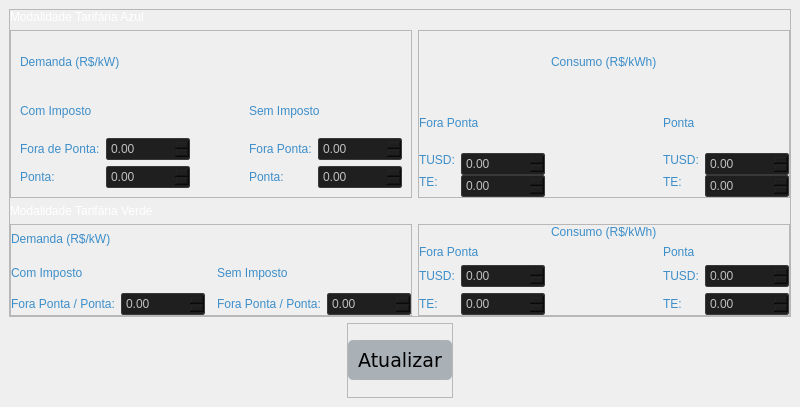
            <widget class="QWidget" name="page_1_Registrar_Tarifas">
             <property name="styleSheet">
              <string notr="true">QLabel {
    qproperty-alignment: AlignCenter;
	color: #3d8ec9;
	font: 77 14px &quot;Verdana&quot;;
}

QDoubleSpinBox
{
    selection-background-color: #302F2F;
    background-color: #201F1F;
    border-style: solid;
    border: 1px solid #3A3939;
    border-radius: 2px;
    padding: 2px;
	color: silver;
}

QComboBox
{
    selection-background-color: #302F2F;
    background-color: #201F1F;
    border-style: solid;
    border: 1px solid #3A3939;
    border-radius: 2px;
    padding: 2px;
	color: silver;
}</string>
             </property>
             <layout class="QVBoxLayout" name="verticalLayout_10">
              <property name="spacing">
               <number>6</number>
              </property>
              <property name="leftMargin">
               <number>9</number>
              </property>
              <property name="topMargin">
               <number>9</number>
              </property>
              <property name="rightMargin">
               <number>9</number>
              </property>
              <property name="bottomMargin">
               <number>9</number>
              </property>
              <item>
               <widget class="QFrame" name="frame_16">
                <property name="sizePolicy">
                 <sizepolicy hsizetype="Preferred" vsizetype="Expanding">
                  <horstretch>0</horstretch>
                  <verstretch>0</verstretch>
                 </sizepolicy>
                </property>
                <property name="frameShape">
                 <enum>QFrame::StyledPanel</enum>
                </property>
                <property name="frameShadow">
                 <enum>QFrame::Raised</enum>
                </property>
                <layout class="QGridLayout" name="gridLayout_3">
                 <property name="leftMargin">
                  <number>0</number>
                 </property>
                 <property name="topMargin">
                  <number>0</number>
                 </property>
                 <property name="rightMargin">
                  <number>0</number>
                 </property>
                 <property name="bottomMargin">
                  <number>0</number>
                 </property>
                 <item row="3" column="1" alignment="Qt::AlignTop">
                  <widget class="QFrame" name="frame_7">
                   <property name="frameShape">
                    <enum>QFrame::StyledPanel</enum>
                   </property>
                   <property name="frameShadow">
                    <enum>QFrame::Raised</enum>
                   </property>
                   <layout class="QGridLayout" name="gridLayout_10">
                    <property name="leftMargin">
                     <number>0</number>
                    </property>
                    <property name="topMargin">
                     <number>0</number>
                    </property>
                    <property name="rightMargin">
                     <number>0</number>
                    </property>
                    <property name="bottomMargin">
                     <number>0</number>
                    </property>
                    <item row="3" column="0">
                     <widget class="QLabel" name="label_21">
                      <property name="text">
                       <string>TE:</string>
                      </property>
                     </widget>
                    </item>
                    <item row="2" column="4">
                     <widget class="QDoubleSpinBox" name="doubleSpinBox_23">
                      <property name="sizePolicy">
                       <sizepolicy hsizetype="Minimum" vsizetype="Fixed">
                        <horstretch>0</horstretch>
                        <verstretch>0</verstretch>
                       </sizepolicy>
                      </property>
                      <property name="maximum">
                       <double>99999999999.000000000000000</double>
                      </property>
                     </widget>
                    </item>
                    <item row="2" column="0">
                     <widget class="QLabel" name="label_17">
                      <property name="text">
                       <string>TUSD:</string>
                      </property>
                     </widget>
                    </item>
                    <item row="0" column="2">
                     <widget class="QLabel" name="label_38">
                      <property name="sizePolicy">
                       <sizepolicy hsizetype="Preferred" vsizetype="Preferred">
                        <horstretch>0</horstretch>
                        <verstretch>0</verstretch>
                       </sizepolicy>
                      </property>
                      <property name="styleSheet">
                       <string notr="true">QLabel {
   /* background-color: #FFFFFF;*/
    qproperty-alignment: AlignCenter;
	color: #3d8ec9;
	font: 77 20px &quot;Verdana&quot;;
}</string>
                      </property>
                      <property name="text">
                       <string>Consumo (R$/kWh)</string>
                      </property>
                     </widget>
                    </item>
                    <item row="2" column="1">
                     <widget class="QDoubleSpinBox" name="doubleSpinBox_24">
                      <property name="sizePolicy">
                       <sizepolicy hsizetype="Minimum" vsizetype="Fixed">
                        <horstretch>0</horstretch>
                        <verstretch>0</verstretch>
                       </sizepolicy>
                      </property>
                      <property name="maximum">
                       <double>99999999999.000000000000000</double>
                      </property>
                     </widget>
                    </item>
                    <item row="2" column="3">
                     <widget class="QLabel" name="label_18">
                      <property name="text">
                       <string>TUSD:</string>
                      </property>
                     </widget>
                    </item>
                    <item row="3" column="3">
                     <widget class="QLabel" name="label_22">
                      <property name="text">
                       <string>TE:</string>
                      </property>
                     </widget>
                    </item>
                    <item row="1" column="0" colspan="2">
                     <widget class="QLabel" name="label_69">
                      <property name="styleSheet">
                       <string notr="true">QLabel {
   /* background-color: #FFFFFF;*/
    qproperty-alignment: AlignCenter;
	color: #3d8ec9;
	font: 77 16px &quot;Verdana&quot;;
}</string>
                      </property>
                      <property name="text">
                       <string>Fora Ponta</string>
                      </property>
                     </widget>
                    </item>
                    <item row="1" column="3" colspan="2">
                     <widget class="QLabel" name="label_71">
                      <property name="styleSheet">
                       <string notr="true">QLabel {
   /* background-color: #FFFFFF;*/
    qproperty-alignment: AlignCenter;
	color: #3d8ec9;
	font: 77 16px &quot;Verdana&quot;;
}</string>
                      </property>
                      <property name="text">
                       <string>Ponta</string>
                      </property>
                     </widget>
                    </item>
                    <item row="3" column="1">
                     <widget class="QDoubleSpinBox" name="doubleSpinBox_27"/>
                    </item>
                    <item row="3" column="4">
                     <widget class="QDoubleSpinBox" name="doubleSpinBox_62"/>
                    </item>
                   </layout>
                  </widget>
                 </item>
                 <item row="3" column="0">
                  <widget class="QFrame" name="frame_9">
                   <property name="sizePolicy">
                    <sizepolicy hsizetype="Preferred" vsizetype="Minimum">
                     <horstretch>0</horstretch>
                     <verstretch>0</verstretch>
                    </sizepolicy>
                   </property>
                   <property name="frameShape">
                    <enum>QFrame::StyledPanel</enum>
                   </property>
                   <property name="frameShadow">
                    <enum>QFrame::Raised</enum>
                   </property>
                   <layout class="QGridLayout" name="gridLayout_7">
                    <property name="leftMargin">
                     <number>0</number>
                    </property>
                    <property name="topMargin">
                     <number>0</number>
                    </property>
                    <property name="rightMargin">
                     <number>0</number>
                    </property>
                    <property name="bottomMargin">
                     <number>0</number>
                    </property>
                    <item row="1" column="3" colspan="2">
                     <widget class="QLabel" name="label_42">
                      <property name="styleSheet">
                       <string notr="true">QLabel {
   /* background-color: #FFFFFF;*/
    qproperty-alignment: AlignCenter;
	color: #3d8ec9;
	font: 77 16px &quot;Verdana&quot;;
}</string>
                      </property>
                      <property name="text">
                       <string>Sem Imposto</string>
                      </property>
                     </widget>
                    </item>
                    <item row="1" column="0" colspan="2">
                     <widget class="QLabel" name="label_41">
                      <property name="styleSheet">
                       <string notr="true">QLabel {
   /* background-color: #FFFFFF;*/
    qproperty-alignment: AlignCenter;
	color: #3d8ec9;
	font: 77 16px &quot;Verdana&quot;;
}</string>
                      </property>
                      <property name="text">
                       <string>Com Imposto</string>
                      </property>
                     </widget>
                    </item>
                    <item row="0" column="0" colspan="5">
                     <widget class="QLabel" name="label_33">
                      <property name="styleSheet">
                       <string notr="true">QLabel {
   /* background-color: #FFFFFF;*/
    qproperty-alignment: AlignCenter;
	color: #3d8ec9;
	font: 77 20px &quot;Verdana&quot;;
}</string>
                      </property>
                      <property name="text">
                       <string>Demanda (R$/kW)</string>
                      </property>
                     </widget>
                    </item>
                    <item row="2" column="4">
                     <widget class="QDoubleSpinBox" name="doubleSpinBox_8">
                      <property name="maximum">
                       <double>99999999999.000000000000000</double>
                      </property>
                     </widget>
                    </item>
                    <item row="2" column="1">
                     <widget class="QDoubleSpinBox" name="doubleSpinBox_14">
                      <property name="maximum">
                       <double>99999999999.000000000000000</double>
                      </property>
                     </widget>
                    </item>
                    <item row="2" column="0">
                     <widget class="QLabel" name="label_29">
                      <property name="text">
                       <string>Fora Ponta / Ponta:</string>
                      </property>
                     </widget>
                    </item>
                    <item row="2" column="3">
                     <widget class="QLabel" name="label_30">
                      <property name="text">
                       <string>Fora Ponta / Ponta:</string>
                      </property>
                     </widget>
                    </item>
                   </layout>
                  </widget>
                 </item>
                 <item row="1" column="0">
                  <widget class="QFrame" name="frame_22">
                   <property name="sizePolicy">
                    <sizepolicy hsizetype="Preferred" vsizetype="Preferred">
                     <horstretch>0</horstretch>
                     <verstretch>0</verstretch>
                    </sizepolicy>
                   </property>
                   <property name="minimumSize">
                    <size>
                     <width>0</width>
                     <height>168</height>
                    </size>
                   </property>
                   <property name="frameShape">
                    <enum>QFrame::StyledPanel</enum>
                   </property>
                   <property name="frameShadow">
                    <enum>QFrame::Raised</enum>
                   </property>
                   <property name="midLineWidth">
                    <number>0</number>
                   </property>
                   <layout class="QGridLayout" name="gridLayout_8">
                    <item row="4" column="0">
                     <widget class="QLabel" name="label_28">
                      <property name="text">
                       <string>Ponta:</string>
                      </property>
                     </widget>
                    </item>
                    <item row="4" column="1">
                     <widget class="QDoubleSpinBox" name="doubleSpinBox_10">
                      <property name="maximum">
                       <double>99999999999.000000000000000</double>
                      </property>
                     </widget>
                    </item>
                    <item row="4" column="4">
                     <widget class="QDoubleSpinBox" name="doubleSpinBox_12">
                      <property name="maximum">
                       <double>99999999999.000000000000000</double>
                      </property>
                     </widget>
                    </item>
                    <item row="0" column="0" colspan="5">
                     <widget class="QLabel" name="label_34">
                      <property name="styleSheet">
                       <string notr="true">QLabel {
   /* background-color: #FFFFFF;*/
    qproperty-alignment: AlignCenter;
	color: #3d8ec9;
	font: 77 20px &quot;Verdana&quot;;
}</string>
                      </property>
                      <property name="text">
                       <string>Demanda (R$/kW)</string>
                      </property>
                     </widget>
                    </item>
                    <item row="4" column="3">
                     <widget class="QLabel" name="label_48">
                      <property name="styleSheet">
                       <string notr="true">QLabel {
   /* background-color: #FFFFFF;*/
    qproperty-alignment: AlignCenter;
	color: #3d8ec9;
	font: 77 12px &quot;Verdana&quot;;
}</string>
                      </property>
                      <property name="text">
                       <string>Ponta:</string>
                      </property>
                     </widget>
                    </item>
                    <item row="3" column="3">
                     <widget class="QLabel" name="label_51">
                      <property name="styleSheet">
                       <string notr="true">QLabel {
   /* background-color: #FFFFFF;*/
    qproperty-alignment: AlignCenter;
	color: #3d8ec9;
	font: 77 12px &quot;Verdana&quot;;
}</string>
                      </property>
                      <property name="text">
                       <string>Fora Ponta:</string>
                      </property>
                     </widget>
                    </item>
                    <item row="3" column="4">
                     <widget class="QDoubleSpinBox" name="doubleSpinBox_11">
                      <property name="maximum">
                       <double>99999999999.000000000000000</double>
                      </property>
                     </widget>
                    </item>
                    <item row="2" column="3" colspan="2">
                     <widget class="QLabel" name="label_56">
                      <property name="styleSheet">
                       <string notr="true">QLabel {
   /* background-color: #FFFFFF;*/
    qproperty-alignment: AlignCenter;
	color: #3d8ec9;
	font: 77 16px &quot;Verdana&quot;;
}</string>
                      </property>
                      <property name="text">
                       <string>Sem Imposto</string>
                      </property>
                     </widget>
                    </item>
                    <item row="3" column="1">
                     <widget class="QDoubleSpinBox" name="doubleSpinBox_9">
                      <property name="maximum">
                       <double>99999999999.000000000000000</double>
                      </property>
                     </widget>
                    </item>
                    <item row="3" column="0">
                     <widget class="QLabel" name="label_27">
                      <property name="text">
                       <string>Fora de Ponta:</string>
                      </property>
                     </widget>
                    </item>
                    <item row="2" column="0" colspan="2">
                     <widget class="QLabel" name="label_47">
                      <property name="styleSheet">
                       <string notr="true">QLabel {
   /* background-color: #FFFFFF;*/
    qproperty-alignment: AlignCenter;
	color: #3d8ec9;
	font: 77 16px &quot;Verdana&quot;;
}</string>
                      </property>
                      <property name="text">
                       <string>Com Imposto</string>
                      </property>
                     </widget>
                    </item>
                   </layout>
                  </widget>
                 </item>
                 <item row="1" column="1">
                  <widget class="QFrame" name="frame">
                   <property name="frameShape">
                    <enum>QFrame::StyledPanel</enum>
                   </property>
                   <property name="frameShadow">
                    <enum>QFrame::Raised</enum>
                   </property>
                   <layout class="QGridLayout" name="gridLayout_9">
                    <property name="leftMargin">
                     <number>0</number>
                    </property>
                    <property name="topMargin">
                     <number>0</number>
                    </property>
                    <property name="rightMargin">
                     <number>0</number>
                    </property>
                    <property name="bottomMargin">
                     <number>0</number>
                    </property>
                    <property name="horizontalSpacing">
                     <number>6</number>
                    </property>
                    <property name="verticalSpacing">
                     <number>0</number>
                    </property>
                    <item row="0" column="2">
                     <widget class="QLabel" name="label_40">
                      <property name="styleSheet">
                       <string notr="true">QLabel {
   /* background-color: #FFFFFF;*/
    qproperty-alignment: AlignCenter;
	color: #3d8ec9;
	font: 77 20px &quot;Verdana&quot;;
}</string>
                      </property>
                      <property name="text">
                       <string>Consumo (R$/kWh)</string>
                      </property>
                     </widget>
                    </item>
                    <item row="1" column="3" colspan="2">
                     <widget class="QLabel" name="label_72">
                      <property name="styleSheet">
                       <string notr="true">QLabel {
   /* background-color: #FFFFFF;*/
    qproperty-alignment: AlignCenter;
	color: #3d8ec9;
	font: 77 16px &quot;Verdana&quot;;
}</string>
                      </property>
                      <property name="text">
                       <string>Ponta</string>
                      </property>
                     </widget>
                    </item>
                    <item row="1" column="0" colspan="2">
                     <widget class="QLabel" name="label_70">
                      <property name="styleSheet">
                       <string notr="true">QLabel {
   /* background-color: #FFFFFF;*/
    qproperty-alignment: AlignCenter;
	color: #3d8ec9;
	font: 77 16px &quot;Verdana&quot;;
}</string>
                      </property>
                      <property name="text">
                       <string>Fora Ponta</string>
                      </property>
                     </widget>
                    </item>
                    <item row="2" column="1">
                     <widget class="QDoubleSpinBox" name="doubleSpinBox_25">
                      <property name="sizePolicy">
                       <sizepolicy hsizetype="Minimum" vsizetype="Fixed">
                        <horstretch>0</horstretch>
                        <verstretch>0</verstretch>
                       </sizepolicy>
                      </property>
                      <property name="maximum">
                       <double>99999999999.000000000000000</double>
                      </property>
                     </widget>
                    </item>
                    <item row="2" column="0" alignment="Qt::AlignTop">
                     <widget class="QLabel" name="label_23">
                      <property name="text">
                       <string>TUSD:</string>
                      </property>
                     </widget>
                    </item>
                    <item row="2" column="3" alignment="Qt::AlignTop">
                     <widget class="QLabel" name="label_24">
                      <property name="text">
                       <string>TUSD:</string>
                      </property>
                     </widget>
                    </item>
                    <item row="2" column="4">
                     <widget class="QDoubleSpinBox" name="doubleSpinBox_26">
                      <property name="sizePolicy">
                       <sizepolicy hsizetype="Minimum" vsizetype="Fixed">
                        <horstretch>0</horstretch>
                        <verstretch>0</verstretch>
                       </sizepolicy>
                      </property>
                      <property name="maximum">
                       <double>99999999999.000000000000000</double>
                      </property>
                     </widget>
                    </item>
                    <item row="3" column="3" alignment="Qt::AlignTop">
                     <widget class="QLabel" name="label_26">
                      <property name="text">
                       <string>TE:</string>
                      </property>
                     </widget>
                    </item>
                    <item row="3" column="4">
                     <widget class="QDoubleSpinBox" name="doubleSpinBox_18"/>
                    </item>
                    <item row="3" column="0" alignment="Qt::AlignTop">
                     <widget class="QLabel" name="label_25">
                      <property name="text">
                       <string>TE:</string>
                      </property>
                     </widget>
                    </item>
                    <item row="3" column="1">
                     <widget class="QDoubleSpinBox" name="doubleSpinBox_16"/>
                    </item>
                   </layout>
                  </widget>
                 </item>
                 <item row="2" column="0" colspan="2" alignment="Qt::AlignBottom">
                  <widget class="QLabel" name="label_37">
                   <property name="sizePolicy">
                    <sizepolicy hsizetype="Preferred" vsizetype="Expanding">
                     <horstretch>0</horstretch>
                     <verstretch>0</verstretch>
                    </sizepolicy>
                   </property>
                   <property name="styleSheet">
                    <string notr="true">QLabel {
   /* background-color: #FFFFFF;*/
    qproperty-alignment: AlignCenter;
	color: white;
	font: 77 24px &quot;Verdana&quot;;
}</string>
                   </property>
                   <property name="text">
                    <string>Modalidade Tarifária Verde</string>
                   </property>
                  </widget>
                 </item>
                 <item row="0" column="0" colspan="2" alignment="Qt::AlignBottom">
                  <widget class="QLabel" name="label_36">
                   <property name="styleSheet">
                    <string notr="true">QLabel {
   /* background-color: #FFFFFF;*/
    qproperty-alignment: AlignCenter;
	color: white;
	font: 77 24px &quot;Verdana&quot;;
}</string>
                   </property>
                   <property name="text">
                    <string>Modalidade Tarifária Azul</string>
                   </property>
                  </widget>
                 </item>
                </layout>
               </widget>
              </item>
              <item alignment="Qt::AlignHCenter|Qt::AlignTop">
               <widget class="QFrame" name="frame_21">
                <property name="sizePolicy">
                 <sizepolicy hsizetype="Expanding" vsizetype="Minimum">
                  <horstretch>0</horstretch>
                  <verstretch>0</verstretch>
                 </sizepolicy>
                </property>
                <property name="minimumSize">
                 <size>
                  <width>0</width>
                  <height>75</height>
                 </size>
                </property>
                <property name="maximumSize">
                 <size>
                  <width>200</width>
                  <height>19</height>
                 </size>
                </property>
                <property name="frameShape">
                 <enum>QFrame::StyledPanel</enum>
                </property>
                <property name="frameShadow">
                 <enum>QFrame::Raised</enum>
                </property>
                <layout class="QHBoxLayout" name="horizontalLayout_8">
                 <property name="leftMargin">
                  <number>0</number>
                 </property>
                 <property name="topMargin">
                  <number>0</number>
                 </property>
                 <property name="rightMargin">
                  <number>0</number>
                 </property>
                 <property name="bottomMargin">
                  <number>0</number>
                 </property>
                 <item>
                  <widget class="QPushButton" name="pushButton">
                   <property name="sizePolicy">
                    <sizepolicy hsizetype="Preferred" vsizetype="Preferred">
                     <horstretch>0</horstretch>
                     <verstretch>0</verstretch>
                    </sizepolicy>
                   </property>
                   <property name="maximumSize">
                    <size>
                     <width>200</width>
                     <height>40</height>
                    </size>
                   </property>
                   <property name="font">
                    <font>
                     <family>Verdana</family>
                     <pointsize>14</pointsize>
                     <weight>50</weight>
                     <italic>false</italic>
                     <bold>false</bold>
                    </font>
                   </property>
                   <property name="styleSheet">
                    <string notr="true">/*QPushButton
{
    color: silver;
    background-color: #33373B;
    border-width: 2px;
    border-color: #4A4949;
    border-style: solid;
    padding-top: 2px;
    padding-bottom: 2px;
    padding-left: 10px;
    padding-right: 10px;
    border-radius: 4px;
	qproperty-halignment: AlignLeft;
    outline: none; 
     min-width: 40px; 
}*/


QPushButton{
/*background-color: rgba(33, 43, 51, 100);*/
background-color: rgba(61, 80, 95, 100);
padding: 10px;
border-radius: 5px;
text-align:center;
	font: 14pt &quot;Verdana&quot;;
}


QPushButton:disabled
{
    background-color: #302F2F;
    /*border-width: 2px;
    border-color: #3A3939;
    border-style: solid;*/
    padding-top: 2px;
    padding-bottom: 2px;
    padding-left: 10px;
    padding-right: 10px;
    /*border-radius: 2px;*/
    color: #808080;
}

QPushButton:hover {
	background-color: rgb(138, 203, 250);
    color: white;
}</string>
                   </property>
                   <property name="text">
                    <string>Atualizar</string>
                   </property>
                  </widget>
                 </item>
                </layout>
               </widget>
              </item>
             </layout>
            </widget>
